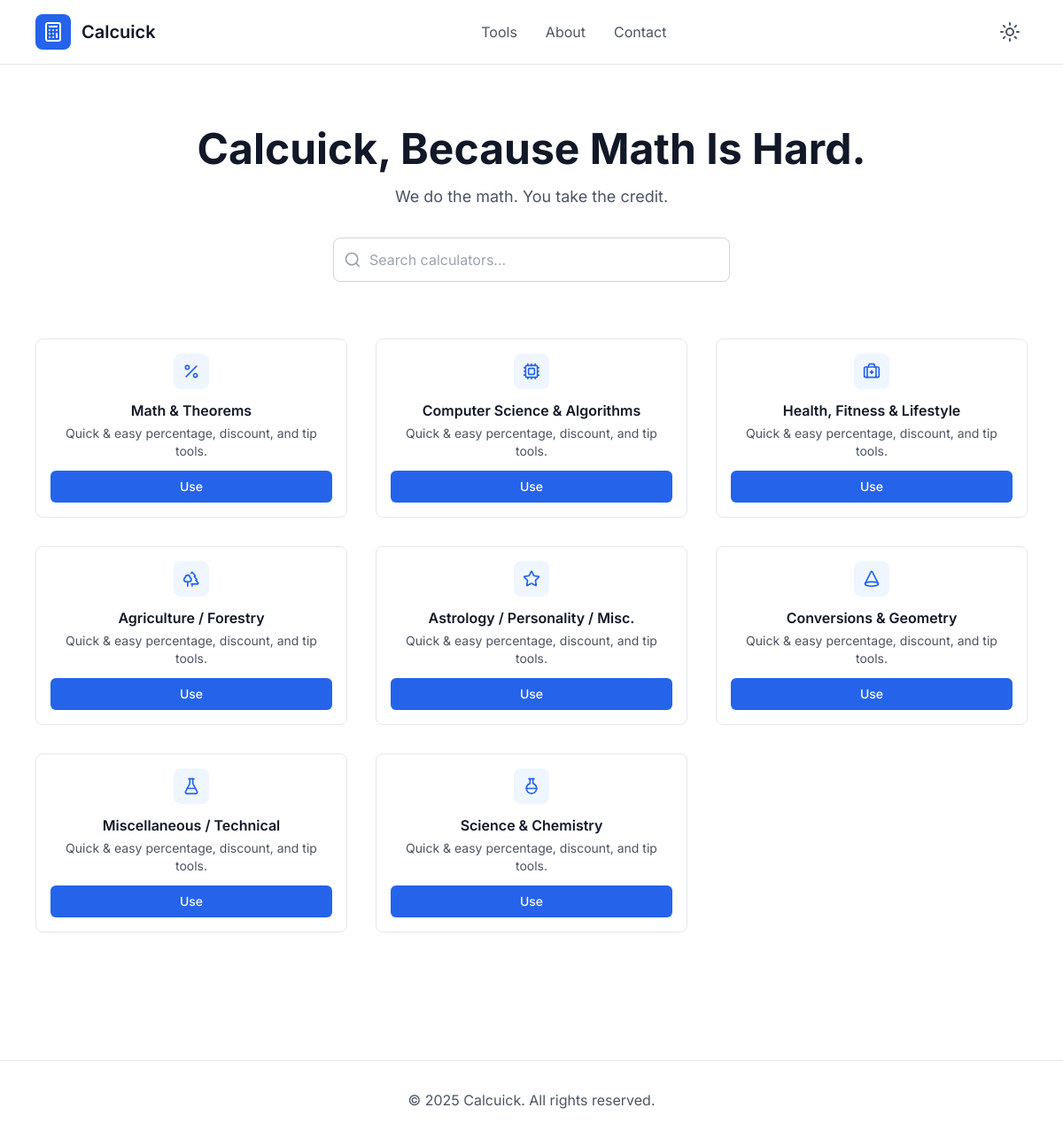
The app's page /, older data.
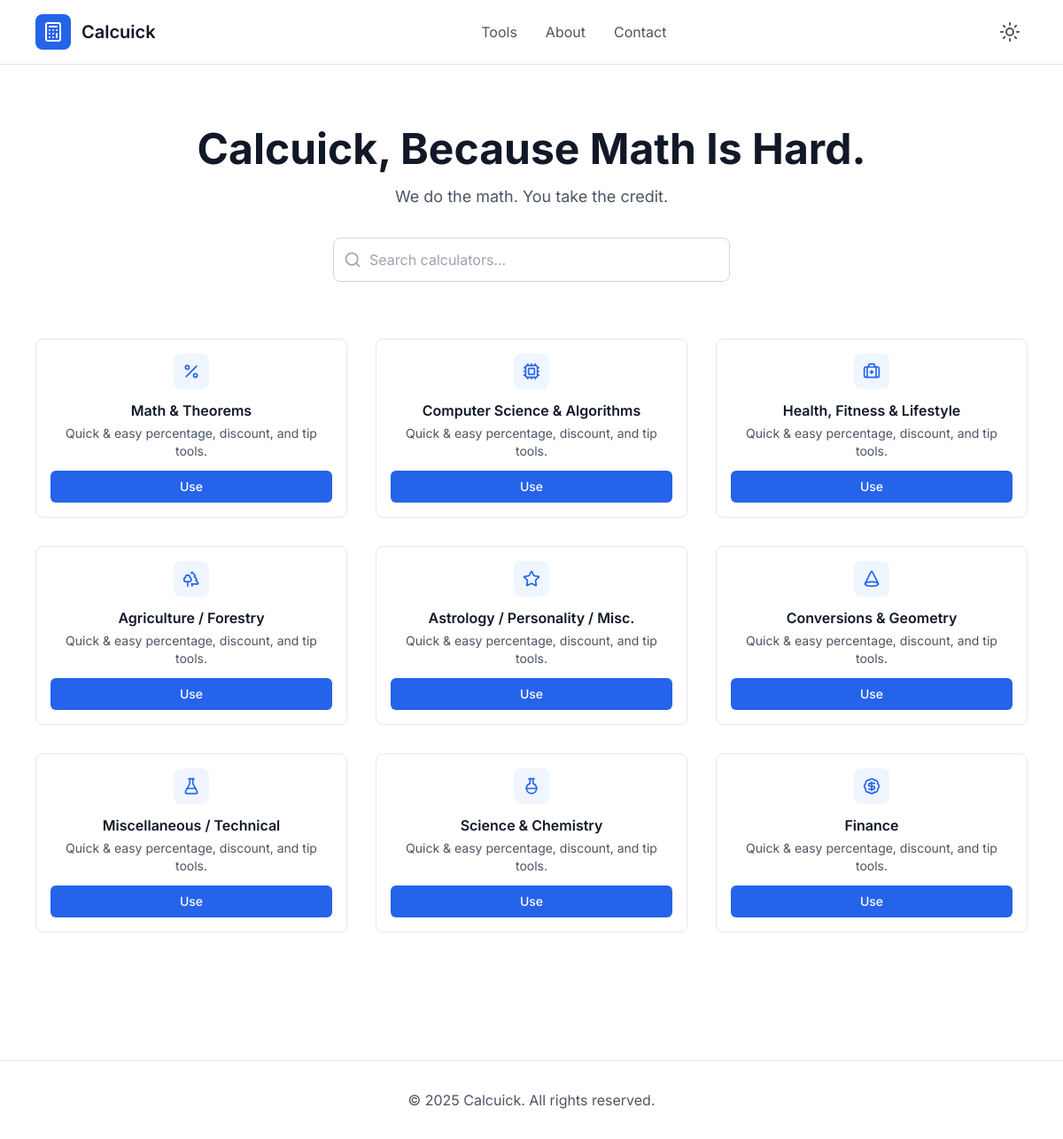
The same page, newer data.
### calculators/models.py (models this page shows, shortened)
class BaseModel(models.Model):
    created_at = models.DateTimeField(auto_now_add=True)
    updated_at = models.DateTimeField(auto_now=True)
    class Meta:
        abstract = True

class Category(BaseModel):
    name = models.CharField(max_length=100)
    icon = models.CharField(max_length=50, blank=True)
    slug = models.SlugField(unique=True, null=True, blank=True)
    description = models.TextField(blank=True)

### calculators/views.py (the view)
# urls.py: path('', views.category_list, name='category_list'),
@cache_page(60 * 10)
def category_list(request):
    categories = Category.objects.all()
    return render(request, 'base.html', {'categories': categories})

### calculators/templates/base.html (shortened to what the changed rows need)
<!DOCTYPE html>
<html lang="en">
{% load static %}
<head>
    <script src="https://cdn.tailwindcss.com"></script>
</head>
<body class="bg-white dark:bg-gray-900 min-h-screen font-inter pt-20">
    {% block body %}
    <main class="max-w-6xl mx-auto px-4 py-16">
        <div class="text-center mb-16">
            <h1 class="text-4xl md:text-5xl font-bold text-gray-900 dark:text-white mb-4">
                Calcuick, Because Math Is Hard.
            </h1>
        </div>
        <div class="grid grid-cols-1 md:grid-cols-2 lg:grid-cols-3 gap-8">
            {% for category in categories %}
            <a href="{% url 'calculator_list' category.slug %}">
                <div
                    class="bg-white dark:bg-gray-800 border border-gray-200 dark:border-gray-700 rounded-lg p-4 hover:shadow-md hover:border-blue-300 dark:hover:border-blue-600 transition group text-center">
                    <div
                        class="w-10 h-10 mx-auto bg-blue-50 dark:bg-blue-900/30 rounded-lg flex items-center justify-center mb-3 group-hover:bg-blue-100 dark:group-hover:bg-blue-900/50 transition">
                        <i data-lucide="{{ category.icon }}" class="w-5 h-5 text-blue-600 dark:text-blue-400"></i>
                    </div>
                    <h3 class="text-base font-semibold text-gray-900 dark:text-white mb-1">{{ category.name }}</h3>
                    <p class="text-sm text-gray-600 dark:text-gray-300 mb-3">Quick & easy percentage, discount, and tip
                        tools.</p>
                    <button
                        class="w-full text-sm bg-blue-600 hover:bg-blue-700 text-white py-2 rounded-md font-medium transition">
                        Use
                    </button>
                </div>
            </a>
            {% endfor %}
        </div>
    </main>
    {% endblock %}
</body>
</html>

Row changes from the older to the newer data that the page shows:
added Category: name "Finance"
